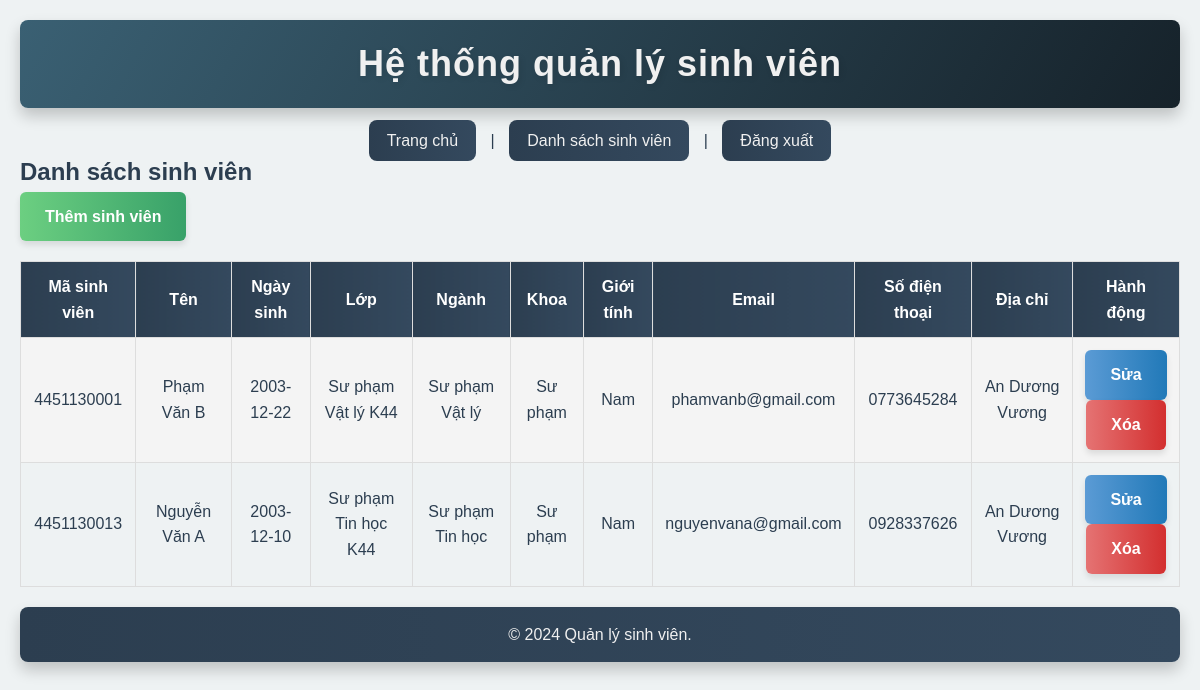
Screenshot of /students/students_list.php (signed in) with the database file from the repository.
### tables this page shows
CREATE TABLE IF NOT EXISTS `students` (
  `id` int NOT NULL AUTO_INCREMENT,
  `name` text,
  `id_stu` text,
  `dob` text NOT NULL,
  `class` text,
  `major` text,
  `faculty` text,
  `gender` text NOT NULL,
  `email` text,
  `phone` text,
  `address` text,
  PRIMARY KEY (`id`)
);

### students/students_list.php (the view, shortened to what this page needs)
<?php
    include '../data/db_connect.php';
    function decryptData($data, $key) {
        $cipher = "des-ede3-cbc";
        $iv = str_repeat("0", openssl_cipher_iv_length($cipher));
        $ciphertext = base64_decode($data);
        return openssl_decrypt($ciphertext, $cipher, $key, 0, $iv);
    }
    $key = 'SECRET_KEY';
    $sql = "SELECT * FROM students";
    $result = $conn->query($sql);
?>
<!DOCTYPE html>
<html lang="vi">
    <head>
        <link rel="stylesheet" href="../static/style.css">
    </head>
    <body>
        <?php include '../includes/header.php'; ?>
        <?php include '../includes/menu.php'; ?>
        <h2>Danh sách sinh viên</h2>
        <a href="add_students.php" class="btn btn-add">Thêm sinh viên</a>
        <table border="1">
            <tr>
                <th>Mã sinh viên</th>
                <th>Tên</th>
                <th>Ngày sinh</th>
                <th>Lớp</th>
                <th>Ngành</th>
                <th>Khoa</th>
                <th>Giới tính</th>
                <th>Email</th>
                <th>Số điện thoại</th>
                <th>Địa chỉ</th>
                <th>Hành động</th>
            </tr>
            <?php
                if ($result->num_rows > 0) {
                    while($row = $result->fetch_assoc()) {
                        $id_stu = decryptData($row['id_stu'], $key);
                        $name = decryptData($row['name'], $key);
                        $dob = decryptData($row['dob'], $key);
                        $class = decryptData($row['class'], $key);
                        $major = decryptData($row['major'], $key);
                        $faculty = decryptData($row['faculty'], $key);
                        $gender = decryptData($row['gender'], $key);
                        $email = decryptData($row['email'], $key);
                        $phone = decryptData($row['phone'], $key);
                        $address = decryptData($row['address'], $key);
                        echo "<tr>
                            <td>{$id_stu}</td>
                            <td>{$name}</td>
                            <td>{$dob}</td>
                            <td>{$class}</td>
                            <td>{$major}</td>
                            <td>{$faculty}</td>
                            <td>{$gender}</td>
                            <td>{$email}</td>
                            <td>{$phone}</td>
                            <td>{$address}</td>
                            <td>
                                <a href='edit_students.php?id={$row['id']}' class='btn btn-edit'>Sửa</a>
                                <br>
                                <a href='javascript:void(0);' class='btn btn-delete' onclick='confirmDelete({$row['id']})'>Xóa</a>
                            </td>
                        </tr>";
                    }
                } else {
                    echo "<tr><td colspan='11'>Không có sinh viên nào trong danh sách.</td></tr>";
                }
            ?>
        </table>
        <?php include '../includes/footer.php'; ?>
    </body>
</html>

### includes/header.php
<header>
    <h1>Hệ thống quản lý sinh viên</h1>
</header>

### includes/menu.php
<nav>
    <a href="../index.php">Trang chủ</a> |
    <a href="../students/students_list.php">Danh sách sinh viên</a>
    <?php
    if (isset($_SESSION['username'])) {
        echo "| <a href='../user/logout.php'>Đăng xuất</a>";
    } else {
        echo "| <a href='../user/login.php'>Đăng nhập</a>";
    }
    ?>
</nav>

### includes/footer.php
<footer>
    <p>&copy; 2024 Quản lý sinh viên.</p>
</footer>

### static/style.css (style rules this page uses)
* { margin: 0; padding: 0; box-sizing: border-box; }
body { font-family: 'Arial', sans-serif; line-height: 1.6; background-color: #eef2f3; color: #2c3e50; padding: 20px; }
header { background: linear-gradient(120deg, #3a6073, #16222a); color: #fff; padding: 15px 0; text-align: center; border-radius: 8px; box-shadow: 0 8px 15px rgba(0, 0, 0, 0.2); }
header h1 { color: #f0f0f0; margin: 0; font-size: 36px; letter-spacing: 1px; text-shadow: 2px 2px 6px rgba(0, 0, 0, 0.1); }
nav { margin-top: 20px; text-align: center; }
nav a { color: #f0f0f0; text-decoration: none; padding: 12px 18px; background: linear-gradient(90deg, #2c3e50, #34495e); border-radius: 8px; transition: background 0.3s, transform 0.3s; margin: 0 10px; }
table { width: 100%; border-collapse: collapse; margin-top: 20px; }
table, th, td { border: 1px solid #ddd; text-align: center; }
th, td { padding: 12px; font-size: 16px; }
th { background: linear-gradient(90deg, #2c3e50, #34495e); color: #fff; }
tr:nth-child(even) { background: #f4f4f4; }
.btn { display: inline-block; text-decoration: none; padding: 12px 25px; border-radius: 6px; color: #fff; font-weight: bold; text-align: center; transition: background 0.3s, transform 0.3s; box-shadow: 0 4px 6px rgba(0, 0, 0, 0.1); }
.btn-add { background: linear-gradient(90deg, #6ccf81, #38a169); }
.btn-edit { background: linear-gradient(90deg, #5b9bd5, #2179b8); }
.btn-delete { background: linear-gradient(90deg, #e57373, #d32f2f); }
footer { background: linear-gradient(90deg, #2c3e50, #34495e); color: #f0f0f0; text-align: center; padding: 15px 0; margin-top: 20px; border-radius: 8px; box-shadow: 0 8px 15px rgba(0, 0, 0, 0.2); }
header, form, footer { animation: fadeIn 1s ease-in-out; }

### rows the page displays
students: id_stu "4451130001", name "Phạm Văn B", dob "2003-12-22", class "Sư phạm Vật lý K44", major "Sư phạm Vật lý", faculty "Sư phạm", gender "Nam", email "phamvanb@gmail.com", phone "0773645284", address "An Dương Vương"
students: id_stu "4451130013", name "Nguyễn Văn A", dob "2003-12-10", class "Sư phạm Tin học K44", major "Sư phạm Tin học", faculty "Sư phạm", gender "Nam", email "nguyenvana@gmail.com", phone "0928337626", address "An Dương Vương"
